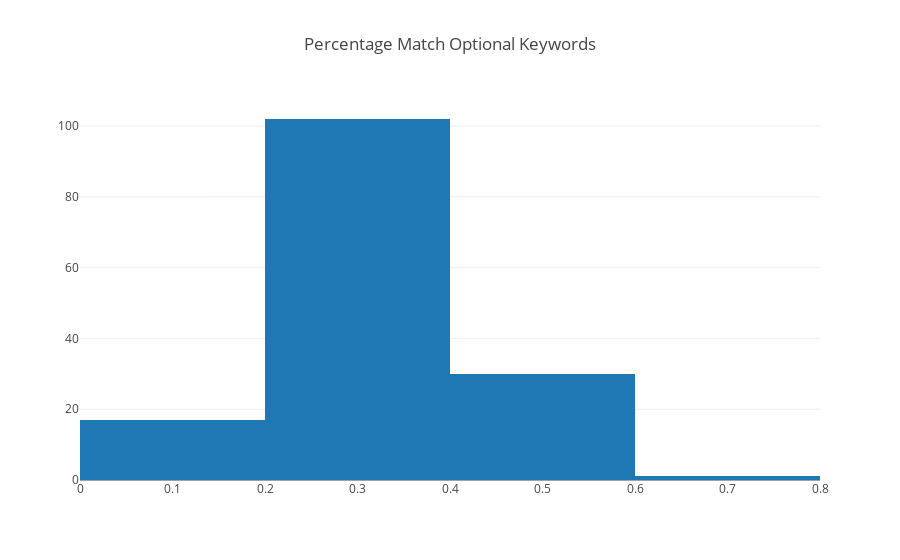

Write notebook code for a chart like this one.
### Code cell
x = df['Percentage Match Optional']
data = [go.Histogram(x=x)]

layout = go.Layout(
    title='Percentage Match Optional Keywords',
)
fig = go.Figure(data=data, layout=layout)

plotly.offline.iplot(fig)

### Figure 1 — Plotly figure (JSON) as saved in the notebook; plotly's stock layout.template omitted (floating-point values rounded to 4 significant figures; data arrays with more than 128 entries replaced by an {"elided": "..."} marker saying what was removed)
{"data": [{"type": "histogram", "uid": "03c5f6a6-fe0e-11e8-a454-002324f38032", "x": {"elided": "150 float values"}}], "layout": {"title": "Percentage Match Optional Keywords"}}
